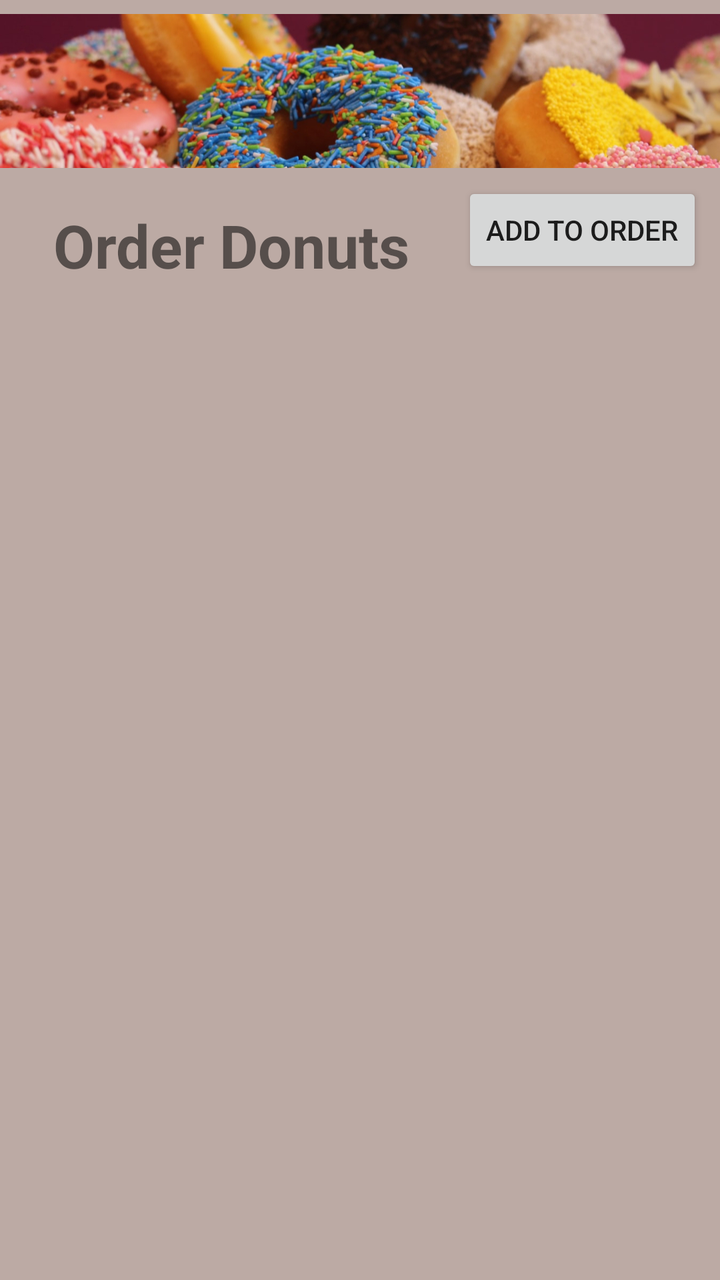
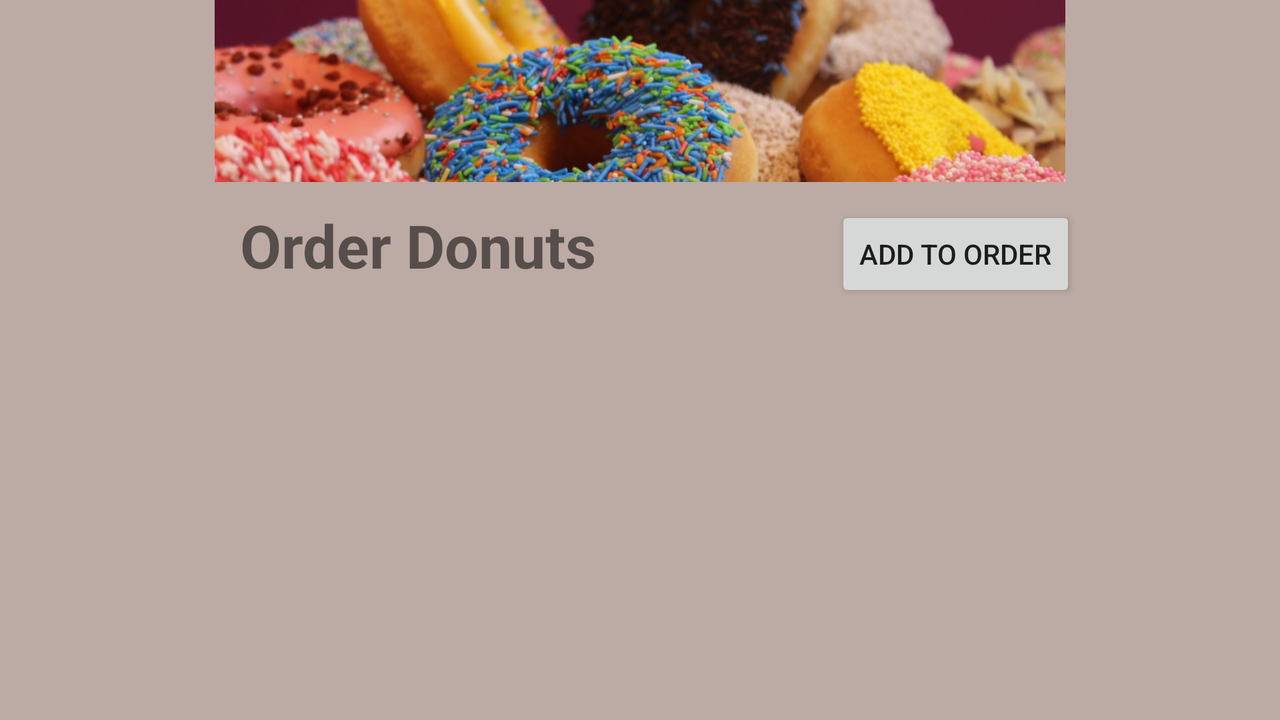

Compare how this app lays out the same screen by default and in its alternative resource folder. The renders come first, then the two layout files and the values they reference.
<!-- AndroidManifest.xml: application theme Theme.CoffeeShop -->
<!-- res/layout/activity_order_donut.xml -->
<?xml version="1.0" encoding="UTF-8"?>
<androidx.constraintlayout.widget.ConstraintLayout xmlns:android="http://schemas.android.com/apk/res/android"
    xmlns:app="http://schemas.android.com/apk/res-auto"
    xmlns:tools="http://schemas.android.com/tools"
    android:layout_width="match_parent"
    android:layout_height="match_parent"
    tools:context="com.example.coffeeshop.OrderDonutActivity">

    <TextView
        android:id="@+id/mainMenuTitle"
        android:layout_width="214dp"
        android:layout_height="63dp"
        android:gravity="center"
        android:text="@string/order_donuts"
        android:textSize="30sp"
        android:textStyle="bold"
        app:layout_constraintEnd_toStartOf="@+id/addToOrderBTN"
        app:layout_constraintHorizontal_bias="0.5"
        app:layout_constraintStart_toStartOf="parent"
        app:layout_constraintTop_toBottomOf="@+id/imageView" />

    <ListView
        android:id="@+id/donutFlavors"
        android:layout_width="412dp"
        android:layout_height="461dp"
        android:foregroundGravity="fill_horizontal|bottom"
        app:layout_constraintBottom_toBottomOf="parent"
        app:layout_constraintEnd_toEndOf="parent"
        app:layout_constraintHorizontal_bias="0.0"
        app:layout_constraintStart_toStartOf="parent"
        app:layout_constraintTop_toBottomOf="@+id/mainMenuTitle"
        app:layout_constraintVertical_bias="1.0" />

    <ImageView
        android:id="@+id/imageView"
        android:layout_width="match_parent"
        android:layout_height="91dp"
        android:contentDescription="@string/orderdonutsimg"
        android:foregroundGravity="center"
        android:src="@drawable/donuts_btn"
        app:layout_constraintStart_toStartOf="parent"
        app:layout_constraintTop_toTopOf="parent" />

    <Button
        android:id="@+id/addToOrderBTN"
        android:layout_width="wrap_content"
        android:layout_height="wrap_content"
        android:text="@string/add_to_order"
        app:layout_constraintEnd_toEndOf="parent"
        app:layout_constraintHorizontal_bias="0.5"
        app:layout_constraintStart_toEndOf="@+id/mainMenuTitle"
        app:layout_constraintTop_toBottomOf="@+id/imageView" />

</androidx.constraintlayout.widget.ConstraintLayout>
<!-- resources referenced by this layout -->
<resources>
  <!-- drawable donuts_btn: png bitmap (drawable, 373092 bytes) -->
  <string name="add_to_order">Add To Order</string>
  <string name="order_donuts">Order Donuts</string>
  <string name="orderdonutsimg">orderDonutsIMG</string>
  <style name="Theme.CoffeeShop" parent="Theme.MaterialComponents.Light">
          
          <item name="colorPrimary">@color/blue_grey_700</item>
          
          <item name="colorPrimaryVariant">@color/blue_grey_500</item>
          <item name="colorOnPrimary">@color/white</item>
          
          <item name="colorSecondary">@color/cyan_700</item>
          
          <item name="colorSecondaryVariant">@color/cyan_400</item>
          <item name="colorOnSecondary">@color/black</item>
          
          <item name="colorSurface">@color/white</item>
          <item name="colorOnSurface">@color/black</item>
          
          <item name="android:colorBackground">@color/brown_200</item>
          <item name="colorOnBackground">@color/black</item>
          
          <item name="colorError">@color/red_900</item>
          <item name="colorOnError">@color/white</item>
          
  
          <item name="android:statusBarColor" tools:targetApi="l">?attr/colorPrimaryVariant</item>
          <item name="shapeAppearanceSmallComponent">@style/AppShapeAppearance.SmallComponent</item>
          <item name="shapeAppearanceMediumComponent">@style/AppShapeAppearance.MediumComponent</item>
          <item name="shapeAppearanceLargeComponent">@style/AppShapeAppearance.LargeComponent</item>
          <item name="materialButtonStyle">@style/AppButton</item>
          <item name="android:listViewStyle">@style/myListView</item>
  
      </style>
  <color name="blue_grey_700">#455A64</color>
  <color name="blue_grey_500">#607D8B</color>
  <color name="white">#FFFFFF</color>
  <color name="cyan_700">#0097A7</color>
  <color name="cyan_400">#26C6DA</color>
  <color name="black">#000000</color>
  <color name="brown_200">#BCAAA4</color>
  <color name="red_900">#B71C1C</color>
  <style name="AppShapeAppearance.SmallComponent" parent="ShapeAppearance.MaterialComponents.SmallComponent">
          <item name="cornerFamily">cut</item>
          <item name="cornerSize">8dp</item>
      </style>
  <style name="AppShapeAppearance.MediumComponent" parent="ShapeAppearance.MaterialComponents.MediumComponent">
          <item name="cornerFamily">cut</item>
          <item name="cornerSize">8dp</item>
      </style>
  <style name="AppShapeAppearance.LargeComponent" parent="ShapeAppearance.MaterialComponents.LargeComponent">
          <item name="cornerFamily">cut</item>
          <item name="cornerSize">8dp</item>
      </style>
  <style name="AppButton" parent="Widget.MaterialComponents.Button">
          <item name="backgroundTint">?attr/colorSecondary</item>
          <item name="rippleColor">?attr/colorSecondaryVariant</item>
          <item name="strokeWidth">1dp</item>
          <item name="android:textColor">@color/grey_900</item>
      </style>
  <style name="myListView" parent="Widget.AppCompat.ListView">
          <item name="android:divider">?attr/colorPrimaryVariant</item>
          <item name="android:dividerHeight">1dp</item>
          <item name="android:listSelector">?attr/colorPrimary</item>
          <item name="android:smoothScrollbar">true</item>
  
      </style>
  <color name="grey_900">#212121</color>
</resources>
<!-- res/layout-land/activity_order_donut.xml (the author's variant of the layout above) -->
<!-- drawn on the phone turned sideways -->
<?xml version="1.0" encoding="UTF-8"?>
<androidx.constraintlayout.widget.ConstraintLayout xmlns:android="http://schemas.android.com/apk/res/android"
    xmlns:app="http://schemas.android.com/apk/res-auto"
    xmlns:tools="http://schemas.android.com/tools"
    android:layout_width="match_parent"
    android:layout_height="match_parent"
    tools:context="com.example.coffeeshop.OrderDonutActivity">

    <TextView
        android:id="@+id/mainMenuTitle"
        android:layout_width="214dp"
        android:layout_height="63dp"
        android:gravity="center"
        android:text="@string/order_donuts"
        android:textSize="30sp"
        android:textStyle="bold"
        app:layout_constraintEnd_toStartOf="@+id/addToOrderBTN"
        app:layout_constraintHorizontal_bias="0.5"
        app:layout_constraintStart_toStartOf="parent"
        app:layout_constraintTop_toBottomOf="@+id/imageView" />

    <ListView
        android:id="@+id/donutFlavors"
        android:layout_width="match_parent"
        android:layout_height="175dp"
        android:foregroundGravity="fill_horizontal|bottom"
        app:layout_constraintBottom_toBottomOf="parent"
        app:layout_constraintEnd_toEndOf="parent"
        app:layout_constraintHorizontal_bias="0.2"
        app:layout_constraintStart_toStartOf="parent" />

    <ImageView
        android:id="@+id/imageView"
        android:layout_width="match_parent"
        android:layout_height="91dp"
        android:contentDescription="@string/orderdonutsimg"
        android:foregroundGravity="center"
        android:src="@drawable/donuts_btn"
        app:layout_constraintStart_toStartOf="parent"
        app:layout_constraintTop_toTopOf="parent" />

    <Button
        android:id="@+id/addToOrderBTN"
        android:layout_width="wrap_content"
        android:layout_height="wrap_content"
        android:layout_marginTop="12dp"
        android:text="@string/add_to_order"
        app:layout_constraintEnd_toEndOf="parent"
        app:layout_constraintHorizontal_bias="0.5"
        app:layout_constraintStart_toEndOf="@+id/mainMenuTitle"
        app:layout_constraintTop_toBottomOf="@+id/imageView" />

</androidx.constraintlayout.widget.ConstraintLayout>
